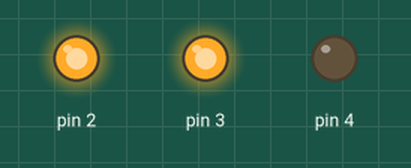
This sketch was run on a simulated Arduino Uno, built with avr-gcc and run on an emulated ATmega328P. On the bench: output pins drawn as LEDs (lit = HIGH). What the sketch prints to the serial monitor is not drawn.

Above: at 1.9 s.
At 7.6 s:
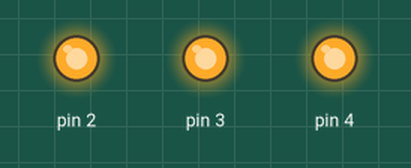
Timing chart, 0 to 17.7 s (numbered marks = the images above):
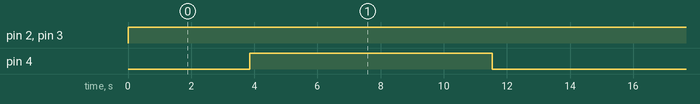

The sketch:

pwm_rgb_test2.ino
```cpp
long pwm_val = 0;
bool dir = 1;

void setup() {
    Serial.begin(9600);

}

void loop() {
  // put your main code here, to run repeatedly:
  analogWrite( 2, 255);
  analogWrite( 3, 255);
  analogWrite( 4, pwm_val);

  Serial.println( pwm_val);

  if(dir) {
    // up
    pwm_val++;
    if( pwm_val >= 255){
      dir = 0;
      pwm_val = 254;
    }
  }
  else
  {
    // down
    pwm_val--;
    if(pwm_val <= 0) {
      pwm_val = 0;
      dir = 1;
    }
  }

  delay(30);
}
```

Measured:
- by itself, pin 2, pin 3: LOW → HIGH at 0.00 s
- by itself, pin 4: alternates HIGH for 7.7 s and LOW for 7.7 s
